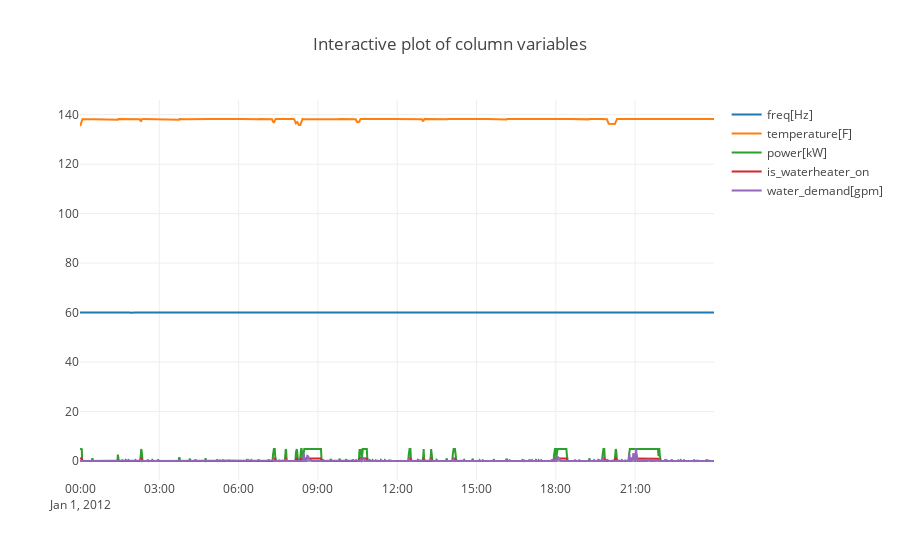

Here is the notebook cell this chart was saved with:
### Code cell
# we can toggle the varialbe to visualize others
plotly_plotdf(df_strict_freq.resample('1min').mean())

### Figure 1 — Plotly figure (JSON) as saved in the notebook; plotly's stock layout.template omitted (floating-point values rounded to 4 significant figures; data arrays with more than 128 entries replaced by an {"elided": "..."} marker saying what was removed)
{"data": [{"name": "freq[Hz]", "type": "scatter", "x": {"elided": "1440 str values"}, "y": {"elided": "1440 float values"}}, {"name": "temperature[F]", "type": "scatter", "x": {"elided": "1440 str values"}, "y": {"elided": "1440 float values"}}, {"name": "power[kW]", "type": "scatter", "x": {"elided": "1440 str values"}, "y": {"elided": "1440 float values"}}, {"name": "is_waterheater_on", "type": "scatter", "x": {"elided": "1440 str values"}, "y": {"elided": "1440 float values"}}, {"name": "water_demand[gpm]", "type": "scatter", "x": {"elided": "1440 str values"}, "y": {"elided": "1440 float values"}}], "layout": {"showlegend": true, "title": "Interactive plot of column variables"}}
